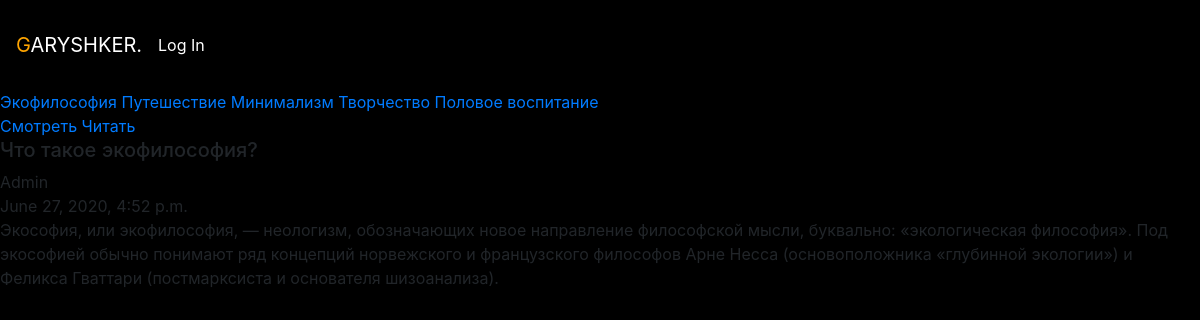
Before: /obrazovanie/reports/экофилософия-1592681680 with the older database file.
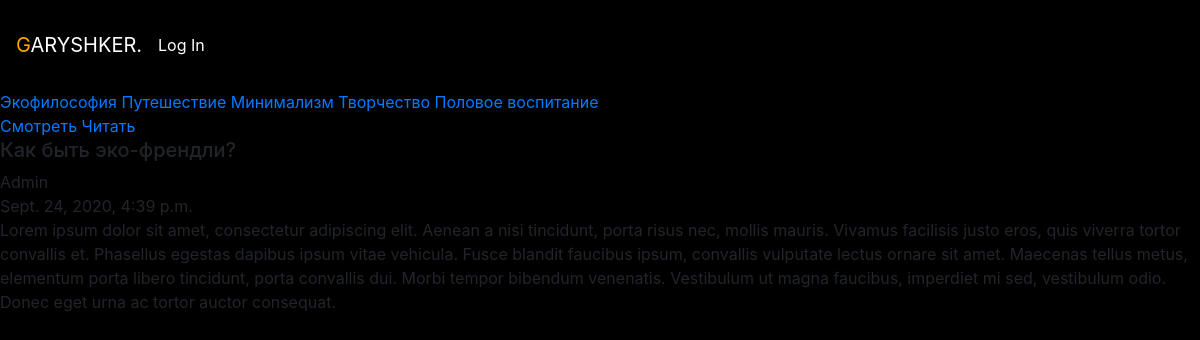
After: the same page with the newer database file.
### Obrazovanie/models.py (models this page shows, shortened)
class Genre(models.Model):
    name = models.CharField(max_length=120)
    slug = models.SlugField(blank=True, unique=True)

class Report(models.Model):
    author = models.ForeignKey(User, on_delete=models.CASCADE, null=True)
    title = models.CharField(max_length=120)
    image = models.ImageField(blank=True, upload_to='item-image')
    header = models.TextField(blank=True, null=True)
    genre = models.ForeignKey(Genre, on_delete=models.CASCADE, blank=True, null=True)
    body = models.TextField(blank=True, null=True)
    wrote_date = models.DateTimeField(default=timezone.now)
    likes = models.ManyToManyField(User, related_name='likes', blank=True)
    moderation = models.BooleanField("Проверено", default=False)
    favourite = models.ManyToManyField(User, related_name='favourite', blank=True)

### Obrazovanie/views.py (the view)
# urls.py: path('obrazovanie/reports/<str:slug>', genre_detail_report, name='genre_detail_reports_url'),
def genre_detail_report(request, slug):
    genre_all = Genre.objects.all()
    genre = Genre.objects.filter(slug=slug)
    return render(request, 'obrazovanie/genre_detail_report.html', context={'genre': genre, 'genre_all':genre_all})

### Obrazovanie/templates/obrazovanie/genre_detail_report.html (shortened to what this page needs)
{% extends 'base.html' %}
{% block subtitle %}
  {% for genre in genre_all %}
    <a href="{% url 'genre_detail_reports_url' slug=genre.slug %}">{{ genre.name }}</a>
  {% endfor %}
  <div class="">
    <a href="{% url 'obrazovanie_url' %}">Смотреть</a>
    <a href="{% url 'all_reports_url' %}">Читать</a>
  </div>
{% endblock %}
{% block content %}
  {% for genre in genre %}
    {% for report in genre.report_set.all %}
    <h5>{{ report.title }}</h5>
    {{ report.author }}
    <div class="">
      {{ report.wrote_date }}
    </div>
    <div class="">
      {{ report.body }}
    </div>
    {% endfor %}
  {% endfor %}
{% endblock %}

Changed rows visible on the page:
removed Report: title "Что такое экофилософия?", author "Admin", wrote_date "June 27, 2020, 4:52 p.m.", body "Экософия, или экофилософия, — неологизм, обозначающих новое направление философской мысли, буквально: «экологическая философия». Под экософией обычно понимают ряд концепций норвежского и французского философов Арне Несса (основоположника «глубинной экологии») и Феликса Гваттари (постмарксиста и основателя шизоанализа).", shown under Genre "Экофилософия"
added Report: title "Как быть эко-френдли?", author "Admin", wrote_date "Sept. 24, 2020, 4:39 p.m.", body "Lorem ipsum dolor sit amet, consectetur adipiscing elit. Aenean a nisi tincidunt, porta risus nec, mollis mauris. Vivamus facilisis justo eros, quis viverra tortor convallis et. Phasellus egestas dapibus ipsum vitae vehicula. Fusce blandit faucibus ipsum, convallis vulputate lectus ornare sit amet. Maecenas tellus metus, elementum porta libero tincidunt, porta convallis dui. Morbi tempor bibendum venenatis. Vestibulum ut magna faucibus, imperdiet mi sed, vestibulum odio. Donec eget urna ac tortor auctor consequat.", shown under Genre "Экофилософия"
